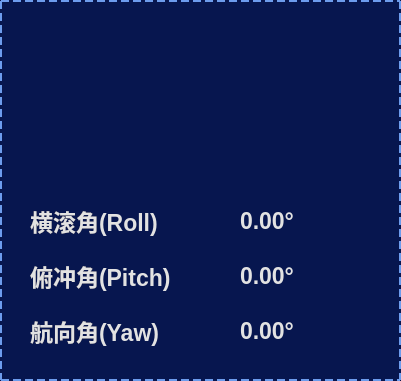
   <widget class="QFrame" name="frame_56">
    <property name="geometry">
     <rect>
      <x>0</x>
      <y>40</y>
      <width>401</width>
      <height>381</height>
     </rect>
    </property>
    <property name="styleSheet">
     <string notr="true">background-color:rgb(7, 22, 79);
border:2px dashed rgb(109, 156, 237);
</string>
    </property>
    <property name="frameShape">
     <enum>QFrame::StyledPanel</enum>
    </property>
    <property name="frameShadow">
     <enum>QFrame::Raised</enum>
    </property>
    <widget class="QWidget" name="widget_36" native="true">
     <property name="geometry">
      <rect>
       <x>10</x>
       <y>10</y>
       <width>381</width>
       <height>361</height>
      </rect>
     </property>
     <property name="styleSheet">
      <string notr="true">border:none;</string>
     </property>
     <widget class="GaugeCompassPan" name="gaugeCompassPan">
      <property name="geometry">
       <rect>
        <x>15</x>
        <y>10</y>
        <width>160</width>
        <height>160</height>
       </rect>
      </property>
     </widget>
     <widget class="GaugePlane" name="gaugePlane">
      <property name="geometry">
       <rect>
        <x>205</x>
        <y>10</y>
        <width>141</width>
        <height>160</height>
       </rect>
      </property>
     </widget>
     <widget class="QLabel" name="Roll_show_5">
      <property name="geometry">
       <rect>
        <x>20</x>
        <y>190</y>
        <width>181</width>
        <height>42</height>
       </rect>
      </property>
      <property name="font">
       <font>
        <pointsize>17</pointsize>
        <bold>true</bold>
       </font>
      </property>
      <property name="styleSheet">
       <string notr="true">color:rgb(226,226,226)</string>
      </property>
      <property name="text">
       <string>横滚角(Roll)</string>
      </property>
     </widget>
     <widget class="QLabel" name="Roll_show_6">
      <property name="geometry">
       <rect>
        <x>20</x>
        <y>245</y>
        <width>201</width>
        <height>42</height>
       </rect>
      </property>
      <property name="font">
       <font>
        <pointsize>17</pointsize>
        <bold>true</bold>
       </font>
      </property>
      <property name="styleSheet">
       <string notr="true">color:rgb(226,226,226)</string>
      </property>
      <property name="text">
       <string>俯冲角(Pitch)</string>
      </property>
     </widget>
     <widget class="QLabel" name="Roll_show_7">
      <property name="geometry">
       <rect>
        <x>20</x>
        <y>300</y>
        <width>331</width>
        <height>42</height>
       </rect>
      </property>
      <property name="font">
       <font>
        <pointsize>17</pointsize>
        <bold>true</bold>
       </font>
      </property>
      <property name="styleSheet">
       <string notr="true">color:rgb(226,226,226)</string>
      </property>
      <property name="text">
       <string>航向角(Yaw)</string>
      </property>
     </widget>
     <widget class="QLabel" name="rollValue">
      <property name="geometry">
       <rect>
        <x>230</x>
        <y>190</y>
        <width>151</width>
        <height>42</height>
       </rect>
      </property>
      <property name="font">
       <font>
        <pointsize>17</pointsize>
        <bold>true</bold>
       </font>
      </property>
      <property name="styleSheet">
       <string notr="true">color:rgb(226,226,226)</string>
      </property>
      <property name="text">
       <string>0.00°</string>
      </property>
     </widget>
     <widget class="QLabel" name="pitchValue">
      <property name="geometry">
       <rect>
        <x>230</x>
        <y>245</y>
        <width>151</width>
        <height>42</height>
       </rect>
      </property>
      <property name="font">
       <font>
        <pointsize>17</pointsize>
        <bold>true</bold>
       </font>
      </property>
      <property name="styleSheet">
       <string notr="true">color:rgb(226,226,226)</string>
      </property>
      <property name="text">
       <string>0.00°</string>
      </property>
     </widget>
     <widget class="QLabel" name="yawValue">
      <property name="geometry">
       <rect>
        <x>230</x>
        <y>300</y>
        <width>151</width>
        <height>42</height>
       </rect>
      </property>
      <property name="font">
       <font>
        <pointsize>17</pointsize>
        <bold>true</bold>
       </font>
      </property>
      <property name="styleSheet">
       <string notr="true">color:rgb(226,226,226)</string>
      </property>
      <property name="text">
       <string>0.00°</string>
      </property>
     </widget>
    </widget>
   </widget>
